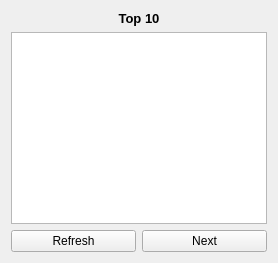
        <widget class="QWidget" name="Top10">
         <layout class="QGridLayout" name="gridLayout_12">
          <item row="0" column="0">
           <layout class="QVBoxLayout" name="verticalLayout_6">
            <item>
             <widget class="QLabel" name="label">
              <property name="font">
               <font>
                <pointsize>10</pointsize>
                <weight>75</weight>
                <bold>true</bold>
               </font>
              </property>
              <property name="text">
               <string>Top 10</string>
              </property>
              <property name="alignment">
               <set>Qt::AlignCenter</set>
              </property>
              <property name="wordWrap">
               <bool>true</bool>
              </property>
             </widget>
            </item>
            <item>
             <widget class="QListWidget" name="top10ListWidget"/>
            </item>
            <item>
             <layout class="QHBoxLayout" name="horizontalLayout_4">
              <item>
               <widget class="QPushButton" name="refreshTopButton">
                <property name="text">
                 <string>Refresh</string>
                </property>
                <property name="icon">
                 <iconset>
                  <normalon>:/icon/icons/refresh.png</normalon>
                 </iconset>
                </property>
               </widget>
              </item>
              <item>
               <widget class="QPushButton" name="nextTopButton">
                <property name="text">
                 <string>Next</string>
                </property>
                <property name="icon">
                 <iconset>
                  <normalon>:/icon/icons/right.png</normalon>
                 </iconset>
                </property>
               </widget>
              </item>
             </layout>
            </item>
           </layout>
          </item>
         </layout>
        </widget>
